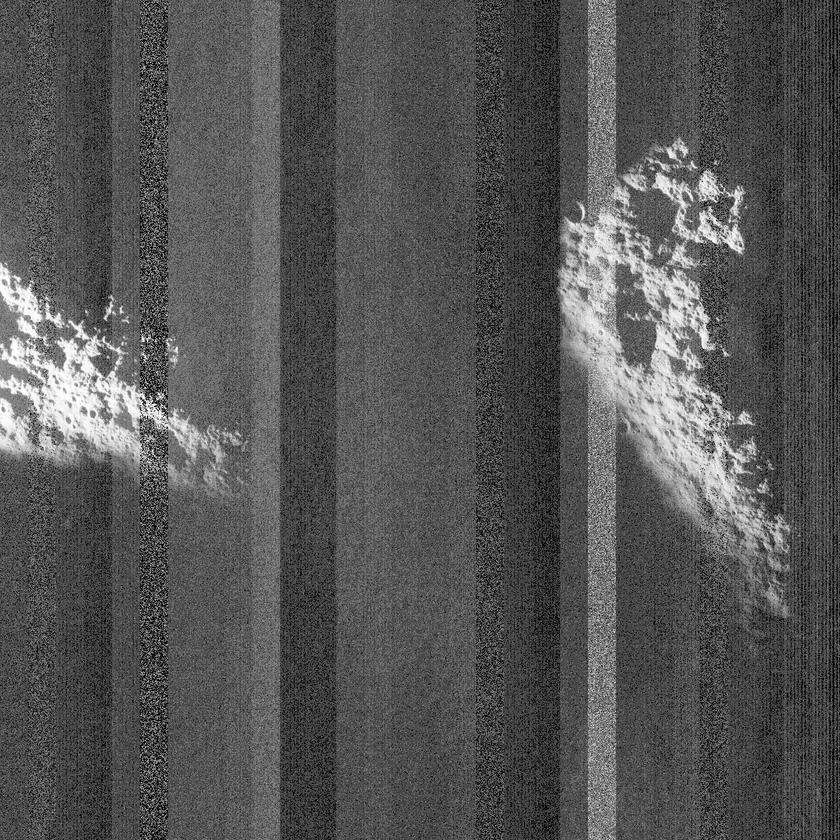
#> input picture Images/chandraaan2-OHRC-BOX-noisy.png, 840 x 840 px, shrunk from 1200 x 1200 before the run, found by its file name
$ python bandremovesub.py
#> lines starting #> are read from the running program, lines starting #| are printed output that depends on the picture
import cv2
import numpy as np
import matplotlib.pyplot as plt

# Load image
image = cv2.imread('Code/VerticalBanding/chandraaan2-OHRC-BOX-noisy.png', cv2.IMREAD_GRAYSCALE)
#> image is the input picture: shape (840, 840); min 0, max 255, mean 85.5

column_mean = np.mean(image, axis=0)
#> column_mean = 840 values, max 143.6 at index 610, min 14.69 at index 833, mean 85.49

banding_pattern = np.tile(column_mean, (image.shape[0], 1))
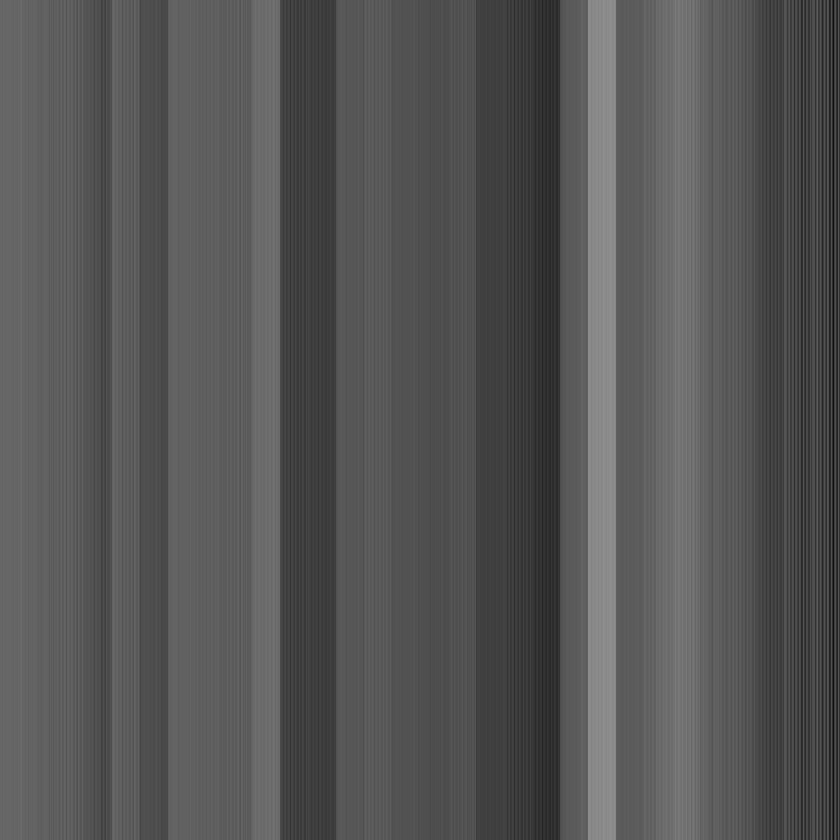
#> banding_pattern: shape (840, 840) float64; min 14.69, max 143.6, mean 85.5

# Subtract banding pattern
image_subtracted = cv2.subtract(image, banding_pattern.astype(np.uint8))
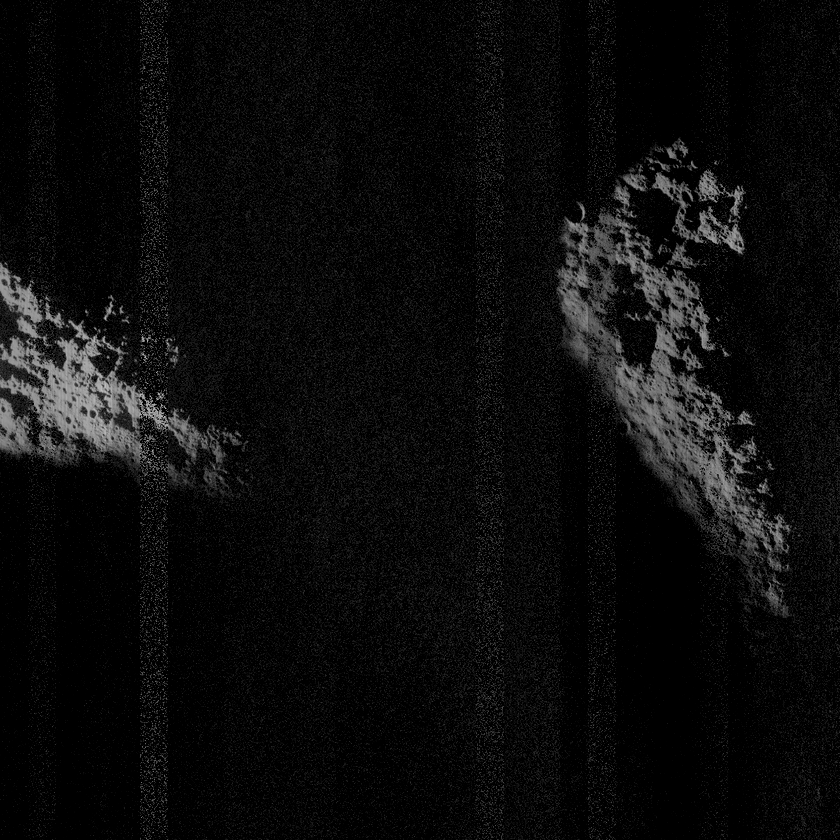
#> image_subtracted: shape (840, 840); min 0, max 192, mean 12.1
image_subtracted = cv2.normalize(image_subtracted, None, 0, 255, cv2.NORM_MINMAX)
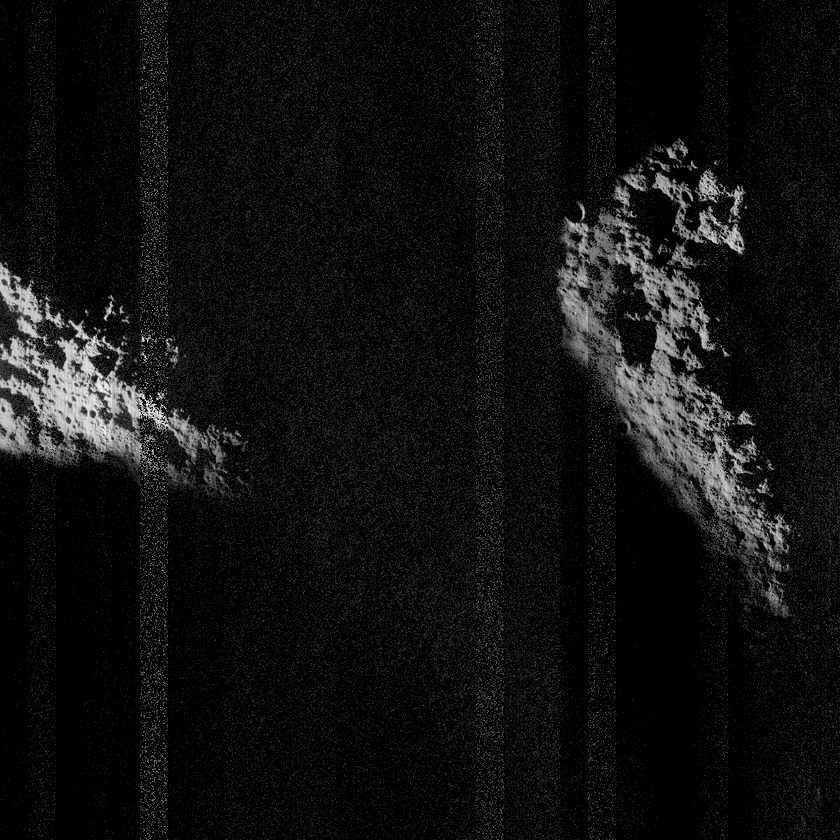
#> image_subtracted: shape (840, 840); min 0, max 255, mean 16

plt.figure(figsize=(10, 5))

# Original image
plt.subplot(121)
plt.imshow(image, cmap='gray')
plt.title('Original Image')
plt.axis('off')

# Filtered image after subtraction
plt.subplot(122)
plt.imshow(image_subtracted, cmap='gray')
plt.title('Image After Subtraction')
plt.axis('off')

# Plotting both images side by side
plt.show()
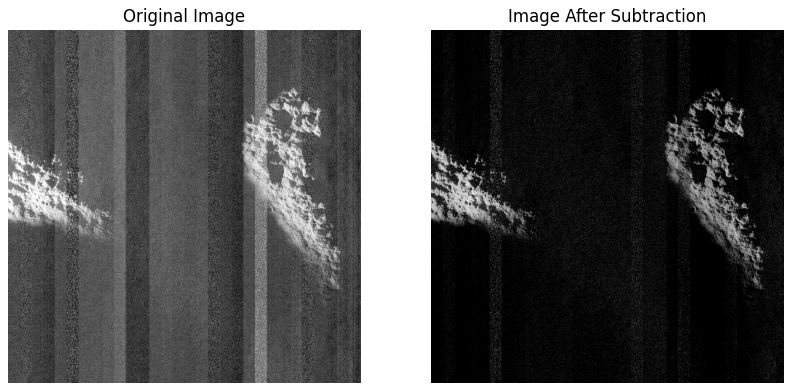
#> figure drawn by matplotlib, 2 panels

cv2.imwrite('bandremove.jpg', image_subtracted)
